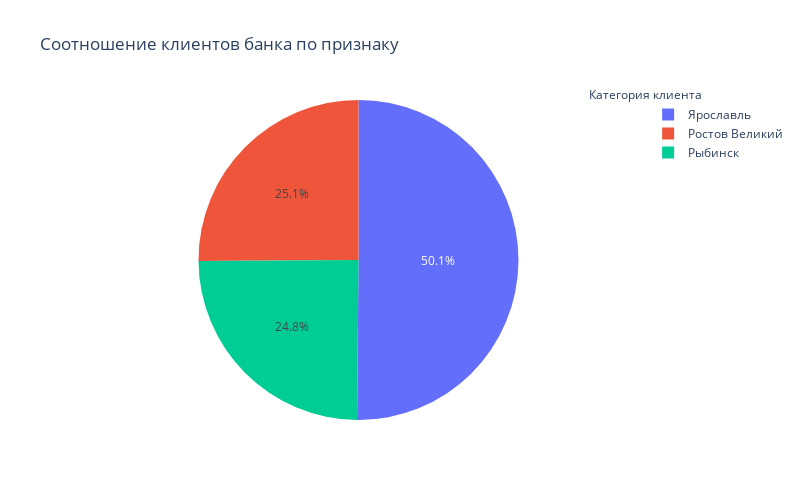

The code cell stored with this chart in its notebook:
### Markdown cell above
Посмотрим на распределение клиентов по городам внутри всей выборки

### Code cell
category_graph_all('city_old')

### Figure 1 — Plotly figure (JSON) as saved in the notebook; plotly's stock layout.template omitted (floating-point values rounded to 4 significant figures)
{"data": [{"labels": ["Ростов Великий", "Рыбинск", "Ярославль"], "pull": [0, 0], "type": "pie", "values": [2509, 2477, 5014]}], "layout": {"annotations": [{"showarrow": false, "text": "Категория клиента", "x": 1.12, "y": 1.05}], "height": 500, "title": {"text": "Соотношение клиентов банка по признаку"}, "width": 800}}
